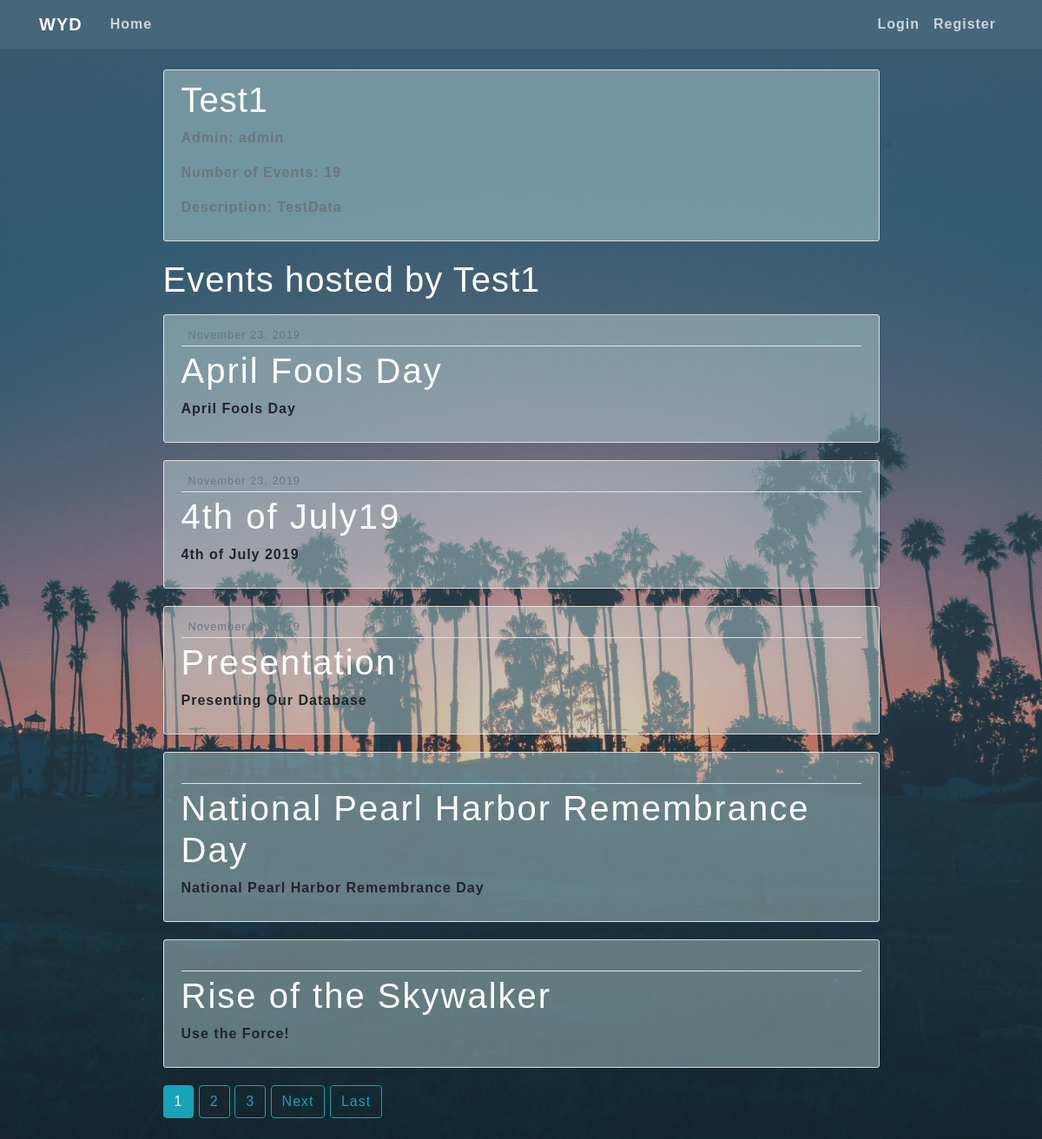
The app's page /rso/1/ with its own data.
### rso/models.py (models this page shows, shortened)
class RSO(models.Model):
  name = models.CharField(max_length=75)
  admin = models.ForeignKey(User, on_delete=models.PROTECT, related_name='admin')
  members = models.ManyToManyField(to = User)
  description = models.TextField()
  university = models.ForeignKey(University, on_delete=models.CASCADE)
  approved = models.BooleanField()

### event/models.py (models this page shows, shortened)
class Event(models.Model):
    title = models.CharField(max_length=100)
    date = models.DateField()
    time = models.TimeField()
    description = models.TextField()
    host = models.ForeignKey(User, on_delete=models.CASCADE, null=True)
    university = models.ForeignKey(University, on_delete=models.CASCADE)
    public = models.BooleanField(default=False)
    rso = models.ForeignKey(RSO, on_delete=models.CASCADE, null=True, blank=True)
    place = models.ForeignKey(Location, on_delete=models.SET_NULL, null=True)
    coord = models.ForeignKey(Place, on_delete=models.SET_NULL, null=True)
    date_posted = models.DateTimeField(default=timezone.now, null=True)
    approved = models.BooleanField(default=False)

### event/views.py (the view, shortened to what this page needs)
# urls.py: path('rso/<int:pk>/', RSOEventListView.as_view(), name='rso-events'),
class RSOEventListView(ListView, LoginRequiredMixin, UserPassesTestMixin):
    model = Event
    template_name = 'event/rso_events.html'  # <app>/<model>_<viewtype>.html
    context_object_name = 'events'
    paginate_by = 5
    def get_queryset(self):
        myRSO = get_object_or_404(RSO, pk=self.kwargs.get('pk'))
        return Event.objects.filter(
            Q(approved=True) & Q(rso=myRSO)
            ).order_by('time').order_by('date')
    def get_context_data(self, **kwargs):
        data = super().get_context_data(**kwargs)
        data['rso'] = get_object_or_404(RSO, pk=self.kwargs.get('pk'))
        return data

### event/templates/event/rso_events.html (shortened to what this page needs)
{% extends "event/base.html" %}
{% block content %}
    <div class="content-section">
      <div class="media">
        <div class="media-body">
          <h2 class="account-heading">{{ rso.name }}</h2>
          <p class="text-secondary">Admin: {{ rso.admin }}</p>
          <p class="text-secondary">Number of Events: {{ page_obj.paginator.count }}</p>
          <p class="text-secondary">Description: {{ rso.description }}</p>
        </div>
      </div>
    </div>
    <h1 class="mb-3">Events hosted by {{ rso.name }}</h1>
    {% for event in events %}
        <article class="media content-section">
          <div class="media-body">
            <div class="article-metadata">
              <small class="text-muted">{{ event.date_posted|date:"F d, Y" }}</small>
            </div>
            <h2><a class="article-title" href="{% url 'event-detail' event.id %}">{{ event.title }}</a></h2>
            <p class="article-content">{{ event.description }}</p>
          </div>
        </article>
    {% endfor %}
    {% if is_paginated %}
      {% for num in page_obj.paginator.page_range %}
        {% if page_obj.number == num %}
          <a class="btn btn-info mb-4" href="?page={{ num }}">{{ num }}</a>
        {% elif num > page_obj.number|add:'-3' and num < page_obj.number|add:'3' %}
          <a class="btn btn-outline-info mb-4" href="?page={{ num }}">{{ num }}</a>
        {% endif %}
      {% endfor %}
      {% if page_obj.has_next %}
        <a class="btn btn-outline-info mb-4" href="?page={{ page_obj.next_page_number }}">Next</a>
        <a class="btn btn-outline-info mb-4" href="?page={{ page_obj.paginator.num_pages }}">Last</a>
      {% endif %}
    {% endif %}
{% endblock content %}

### event/static/event/main.css (style rules this page uses)
body { background-image: linear-gradient(rgba(95, 120, 138, 0.6), rgba(95, 120, 138, 0.2)), url('../../media/test_background.jpg'); background-repeat: no-repeat; background-size: cover; background-position: center center; background-attachment: fixed; margin-top: 5rem; font-family: helvetica; font-weight: 700; letter-spacing: 1px; }
h1, h2, h3, h4, h5, h6 { color: #444444; font-size: 40px; color: white; }
.content-section { background-color: rgb(210, 238, 235, 0.4); padding: 10px 20px; border: 1px solid #dddddd; border-radius: 3px; margin-bottom: 20px; }
.article-title { color: white; letter-spacing: 2px; }
.article-content { white-space: pre-line; }
.article-metadata { padding-bottom: 1px; margin-bottom: 4px; border-bottom: 1px solid #e3e3e3 }
.account-heading { font-size: 2.5rem; }

### records on screen
RSO: name "Test1", admin "admin", description "TestData"
Event: date_posted "November 23, 2019", title "April Fools Day", description "April Fools Day"
Event: date_posted "November 23, 2019", title "4th of July19", description "4th of July 2019"
Event: date_posted "November 23, 2019", title "Presentation", description "Presenting Our Database"
Event: title "National Pearl Harbor Remembrance Day", description "National Pearl Harbor Remembrance Day"
Event: title "Rise of the Skywalker", description "Use the Force!"

### other values on screen
{{ page_obj.paginator.count }} "19"
{{ num }} "1"
{{ num }} "2" "3"
